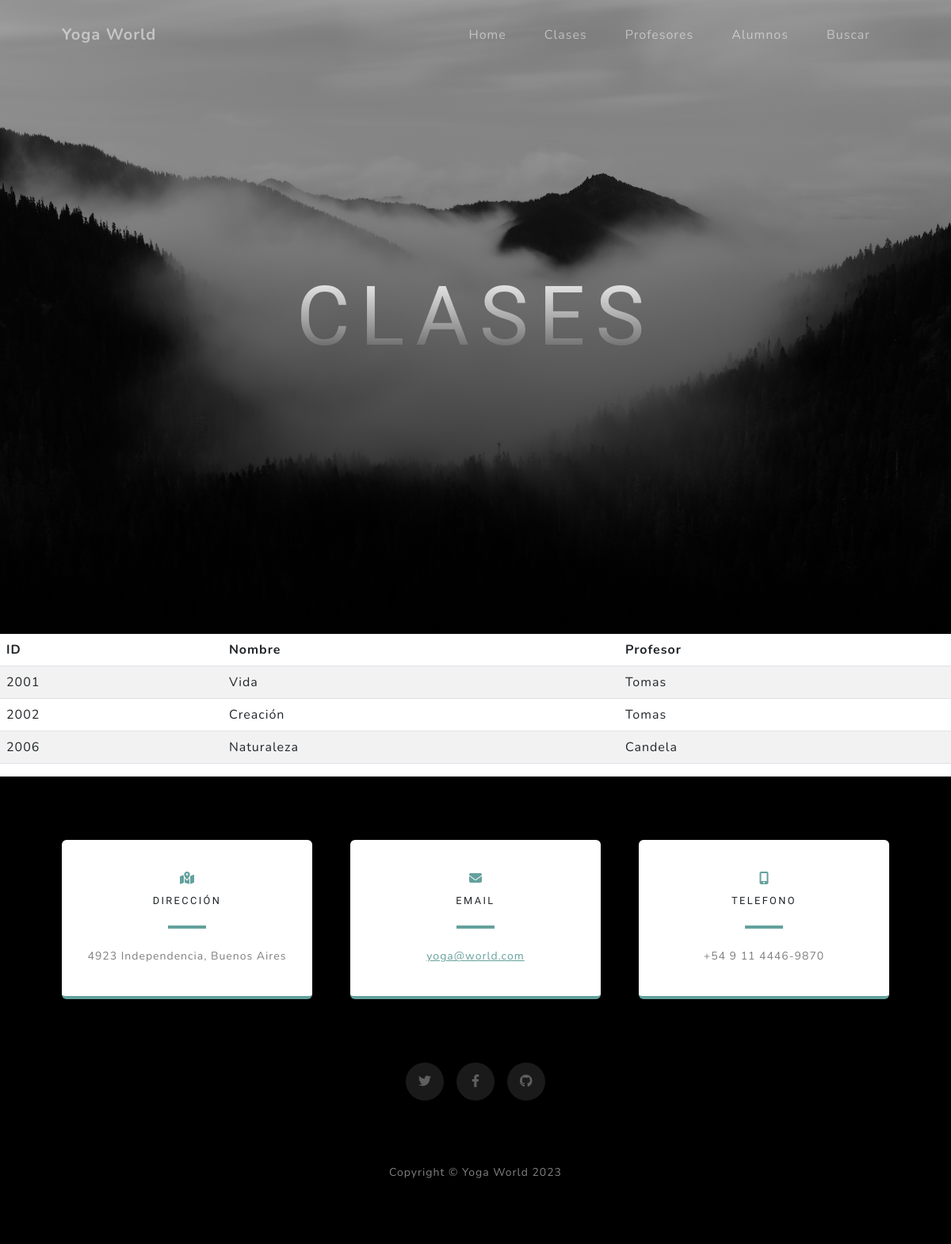
/clases/, run on an earlier commit of the app's database.
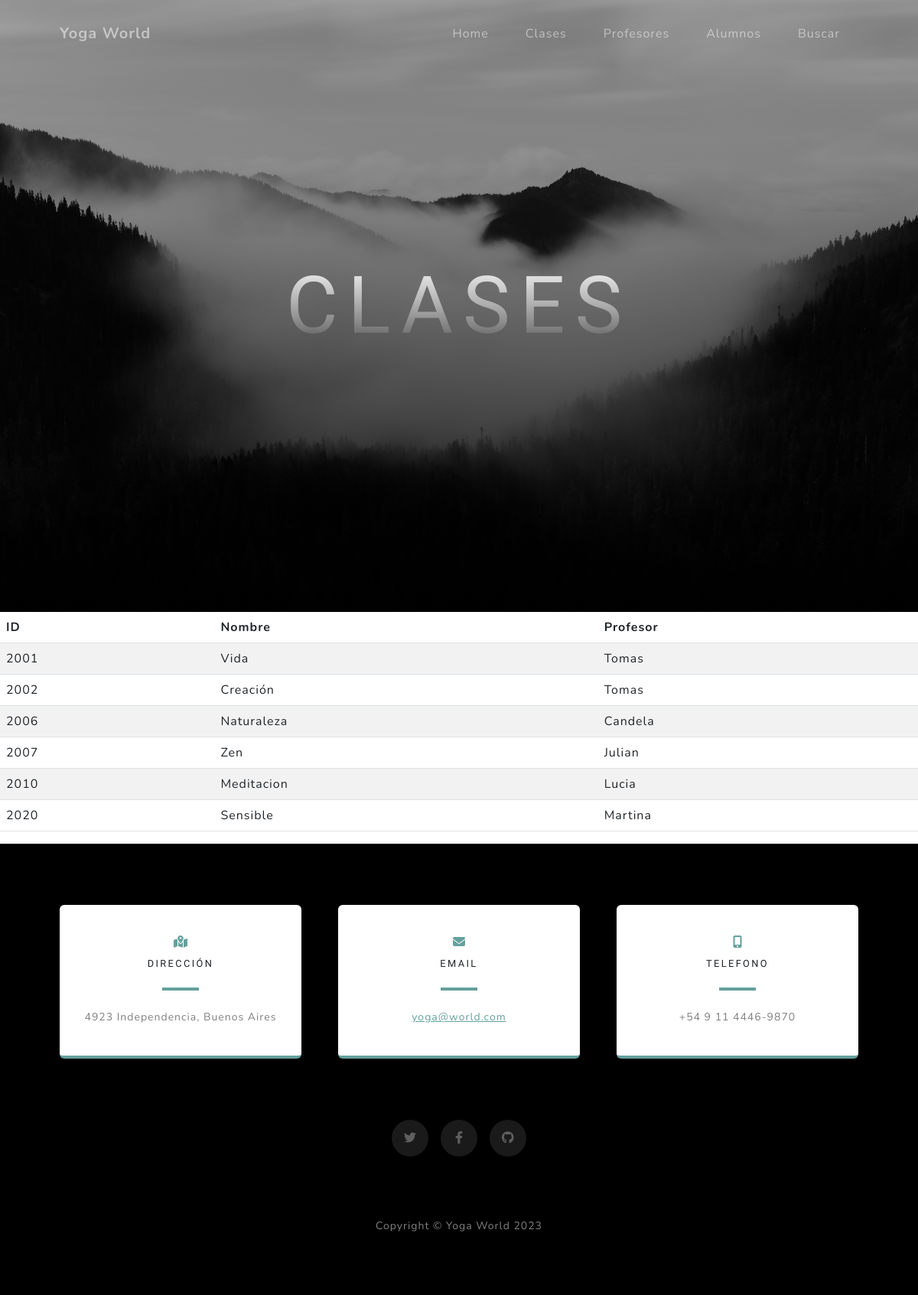
And on a later commit of the database.
### AppCoder/models.py (models this page shows, shortened)
class Clases(models.Model):
    nombre =models.CharField(max_length=40)
    profesor = models.CharField(max_length=40)
    id = models.IntegerField(primary_key=True)
    class Meta:
        ordering = ["id"]
        verbose_name = "Clase"
        verbose_name_plural = "Clases"

### AppCoder/views.py (the view)
# urls.py: path('clases/', clases, name="clases"),
def clases(request):
    contexto =  {'clases' : Clases.objects.all()}
    return render (request, "aplicacion/clases.html", contexto)

### AppCoder/templates/aplicacion/clases.html
{% extends "aplicacion/index.html" %}
{% block titulo %}
<h1 class="mx-auto my-0 text-uppercase">Clases</h1>
{% endblock titulo %}
{% block contenido %}
<table class="table table-striped">
    <thead>
        <tr>
            <th>ID</th>
            <th>Nombre</th>
            <th>Profesor</th>
        </tr>
    </thead>
    <tbody>
    {% for c in clases  %}
        <tr>
            <td>{{ c.id }}</td>
            <td>{{ c.nombre }}</td>
            <td>{{ c.profesor }}</td>
        </tr>
    {% endfor %}
    </tbody>
</table>
{% endblock contenido %}

### AppCoder/templates/aplicacion/index.html (shortened to what this page needs)
<!DOCTYPE html>
<html lang="en">
    <head>
        {% load static%}
        <link href="{% static 'css/styles.css'%} " rel="stylesheet" />
    </head>
    <body id="page-top">
        <nav class="navbar navbar-expand-lg navbar-light fixed-top" id="mainNav">
            <div class="container px-4 px-lg-5">
                <a class="navbar-brand" href="#page-top">Yoga World</a>
                <div class="collapse navbar-collapse" id="navbarResponsive">
                    <ul class="navbar-nav ms-auto">
                        <li class="nav-item"><a class="nav-link" href="{% url 'home'%}">Home</a></li>
                        <li class="nav-item"><a class="nav-link" href="{% url 'clases_form'%}">Clases</a></li>
                        <li class="nav-item"><a class="nav-link" href="{% url 'profesores_form'%}">Profesores</a></li>
                        <li class="nav-item"><a class="nav-link" href="{% url 'alumnos_form'%}">Alumnos</a></li>
                        <li class="nav-item"><a class="nav-link" href="{% url 'buscar_clases'%}">Buscar</a></li>
                    </ul>
                </div>
            </div>
        </nav>
        <header class="masthead">
            <div class="container px-4 px-lg-5 d-flex h-100 align-items-center justify-content-center">
                <div class="d-flex justify-content-center">
                    <div class="text-center">
                        {% block titulo %}{% endblock titulo %}
                    </div>
                </div>
            </div>
        </header>
         {% block contenido %}
         {% endblock contenido %}
        <section class="contact-section bg-black">
            <div class="container px-4 px-lg-5">
                <div class="row gx-4 gx-lg-5">
                    <div class="col-md-4 mb-3 mb-md-0">
                        <div class="card py-4 h-100">
                            <div class="card-body text-center">
                                <i class="fas fa-map-marked-alt text-primary mb-2"></i>
                                <h4 class="text-uppercase m-0">Dirección</h4>
                                <hr class="my-4 mx-auto" />
                                <div class="small text-black-50">4923 Independencia, Buenos Aires</div>
                            </div>
                        </div>
                    </div>
                    <div class="col-md-4 mb-3 mb-md-0">
                        <div class="card py-4 h-100">
                            <div class="card-body text-center">
                                <i class="fas fa-envelope text-primary mb-2"></i>
                                <h4 class="text-uppercase m-0">Email</h4>
                                <hr class="my-4 mx-auto" />
                                <div class="small text-black-50"><a href="#!">yoga@world.com</a></div>
                            </div>
                        </div>
                    </div>
                    <div class="col-md-4 mb-3 mb-md-0">
                        <div class="card py-4 h-100">
                            <div class="card-body text-center">
                                <i class="fas fa-mobile-alt text-primary mb-2"></i>
                                <h4 class="text-uppercase m-0">Telefono</h4>
                                <hr class="my-4 mx-auto" />
                                <div class="small text-black-50">+54 9 11 4446-9870</div>
                            </div>
                        </div>
                    </div>
                </div>
                <div class="social d-flex justify-content-center">
                    <a class="mx-2" href="#!"><i class="fab fa-twitter"></i></a>
                    <a class="mx-2" href="#!"><i class="fab fa-facebook-f"></i></a>
                    <a class="mx-2" href="#!"><i class="fab fa-github"></i></a>
                </div>
            </div>
        </section>
        <footer class="footer bg-black small text-center text-white-50"><div class="container px-4 px-lg-5">Copyright &copy; Yoga World 2023</div></footer>
    </body>
</html>

What changed in the data, as far as the page shows it:
added Clases: id "2007", nombre "Zen", profesor "Julian"
added Clases: id "2010", nombre "Meditacion", profesor "Lucia"
added Clases: id "2020", nombre "Sensible", profesor "Martina"
